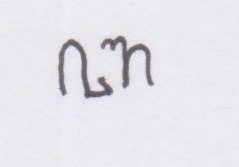
#> input picture data/data_original/Four_Data_Sources/ba/002798ad-631c-4f0c-b899-aa66fb5c2ac1.jpg, 239 x 167 px, found by its file name; its folder holds 3 pictures in this run; the run also reads 1 picture not shown here
$ jupyter execute --allow-errors final_project.ipynb
#> lines starting #> are read from the running program, lines starting #| are printed output that depends on the picture; after the words box and inside, x2 and y2 are one past the last pixel; in counts of white or black regions, pixels touching at a corner belong together
# Note
1. Melakukan percobaan build_models v4.0
2. Dilakukan pada hari Sabtu, 10 Agustus 2024
3. Tempat di Lab
4. Data menggunakan Dataset yang dari Roboflow
4. Meliputi Class: 20 Kelas Aksara Jawa:
- Ba, Ca, Da, Dha, Ga, Ha, Ja, Ka, La, Ma,
- Na, Nga, Nya, Pa, Ra, Sa, Ta, Tha, Wa, Ya

# Setup Environment

[cell 1]
# pip install tensorflow

[cell 2]
# pip install keras

[cell 3]
# pip install opencv-python

[cell 4]
# pip install imutils

[cell 5]
# pip install matplotlib

[cell 6]
# pip install seaborn

[cell 7]
# pip install scikit-learn

# Import Library

[cell 8]
# [20 lines of commented-out code are left out]

# Preprocessing

[cell 9]
import os
import pandas as pd
import cv2

def convert_to_png(image_path, output_path):
    # Read the image using OpenCV
    image = cv2.imread(image_path)
    # Create the output directory if it doesn't exist
    os.makedirs(os.path.dirname(output_path), exist_ok=True)
    # Save the image as PNG
    cv2.imwrite(output_path, image)

def get_last_n_parts(path, n):
    return os.path.join(*path.split(os.sep)[-n:])

def create_labels_csv(data_collection, output_csv, path_output):
    # Check if the CSV file already exists
    if os.path.exists(output_csv):
        print(f'Label CSV already exists at: {output_csv}')
        return  # Exit the function if the file already exists
    # List to store image file paths and their corresponding labels and dimensions
    data = []
    # Traverse the dataset directory
    for root, dirs, files in os.walk(data_collection):
        for file in files:
            if file.endswith(('.jpg', '.jpeg', '.png')):
                # Get the class label from the subdirectory name
                label = os.path.basename(root)
                # Get the full file path
                file_path = os.path.join(root, file)

                # Create a new file path for the PNG image
                relative_path = os.path.relpath(file_path, data_collection)
                png_file_path = os.path.join(path_output, os.path.splitext(relative_path)[0] + '.png')

                # Convert the image to PNG
                convert_to_png(file_path, png_file_path)

                # Get image dimensions
                img = cv2.imread(file_path)
                height, width, _ = img.shape

                # Get only the last 3 parts of the path for CSV
                csv_path = get_last_n_parts(png_file_path, 2)

                # Append to the data list including dimensions
                data.append([csv_path, width, height, label])
#> pass 2 of the loop in create_labels_csv, `for root, dirs, files in os.walk(data_collection):`:
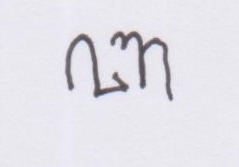
#> input picture data/data_original/Four_Data_Sources/ba/319092a5-940e-44c2-b1c1-2f87cf5be1a5.jpg, 239 x 167 px
#> in convert_to_png, image is the input picture: shape (167, 239, 3); mean B, G, R 232.5, 225.6, 227.1
#> pass 3 of the loop in create_labels_csv, `for root, dirs, files in os.walk(data_collection):`:
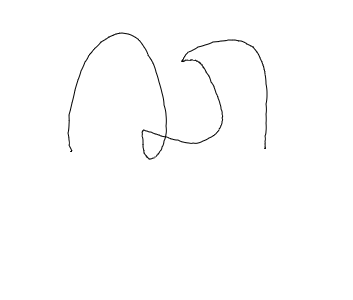
#> input picture data/data_original/Four_Data_Sources/ca/4693362338961252252_base64_12.png, 353 x 300 px
#> in convert_to_png, image is the input picture: shape (300, 353, 3); min 0, max 255, mean 253.3
#> pass 2 of the loop `for category in aksara_categories:`:
#> pass 3 of the loop `for category in aksara_categories:`:

    # Create a DataFrame from the data list
    df = pd.DataFrame(data, columns=['file_path', 'width', 'height', 'label'])

    # Save the DataFrame to a CSV file
    df.to_csv(output_csv, index=False)
    print(f'Labels CSV file created at: {output_csv}')

# Define the paths for the two datasets and their respective output directories
data_collection = "C:\\Users\\wawn1\\projects_skripsi\\data\\data_original\\Four_Data_Sources\\"
output_csv = "C:\\Users\\wawn1\\projects_skripsi\\data\\data_preprocessing\\dataset\\labels.csv"
path_output = "C:\\Users\\wawn1\\projects_skripsi\\data\\data_preprocessing\\dataset\\"

# Process the dataset
create_labels_csv(data_collection, output_csv, path_output)

[cell 10]
import pandas as pd

# Path main
PATH_MAIN = path_output
file = PATH_MAIN + "labels.csv"
df = pd.read_csv(file)
df.head()

[cell 11]
import matplotlib.pyplot as plt
import os

# Define an empty list
file_counts = []
aksara_categories = ['ba', 'ca', 'da', 'dha', 'ga', 'ha', 'ja', 'ka', 'la', 'ma', 'na',
                     'nga', 'nya', 'pa', 'ra', 'sa', 'ta', 'tha', 'wa', 'ya']

def countFile(link):
    path = link
    num_files = len([f for f in os.listdir(path) if os.path.isfile(os.path.join(path, f))])
    file_counts.append(num_files)
    print(f"Jumlah File {link} is ", num_files)

# Define the input path
base_path = PATH_MAIN

# Count files for each category
#> (the rest of this cell did not finish here and is left out)

[cell 12]
import os
import cv2
import numpy as np
from tensorflow.keras.utils import to_categorical
import matplotlib.pyplot as plt

# Define the input path and aksaraJowo
INPUT_PATH = PATH_MAIN
AKSARA = aksara_categories

# Define the target image size
IMAGE_SIZE = (96, 96)
INPUT_SHAPE = (96, 96, 1)

def apply_custom_preprocessing(image):
    # Apply Gaussian Blur
    ApplyGaussian = cv2.GaussianBlur(image, (15, 15), 0.1) # Unblur
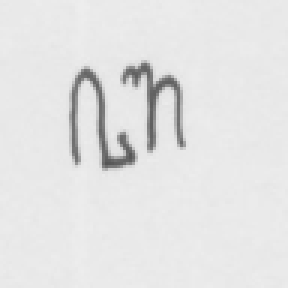
#> ApplyGaussian: shape (96, 96) (shown 3 times larger); min 85, max 237, mean 227.6
    # Apply laplacian filter
    kernel = np.array([[-1, -1, -1], [-1, 9, -1], [-1, -1, -1]])
    img = cv2.filter2D(ApplyGaussian, -1, kernel)
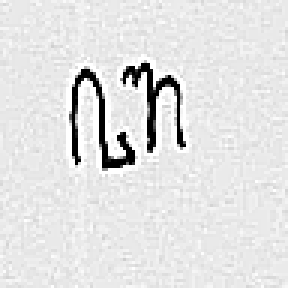
#> img: shape (96, 96) (shown 3 times larger); min 0, max 255, mean 225.8
    # Remove noise using median filter
    img = cv2.medianBlur(img, 1)
    # Apply Otsu's thresholding
    thresh = 0
    maxValue = 255

    th, img = cv2.threshold(img, thresh, maxValue, cv2.THRESH_BINARY_INV + cv2.THRESH_OTSU)
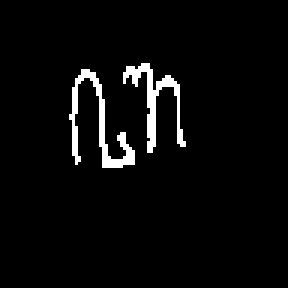
#> img: shape (96, 96) (shown 3 times larger); 3.7% white in thin lines or dots, all inside (x1, y1, x2, y2) = (23, 21, 62, 56)
#> th = 119
    return img

def create_image_generator(input_path, aksaraJowo, image_size):
    for index, jowo in enumerate(aksaraJowo):
        aksara_path = os.path.join(input_path, jowo)

        for filename in os.listdir(aksara_path):
            image_path = os.path.join(aksara_path, filename)
            original_image = cv2.cvtColor(cv2.imread(image_path), cv2.COLOR_BGR2RGB)  # Baca dan ubah warna asli
            original_image_resized = cv2.resize(original_image, image_size, interpolation=cv2.INTER_AREA)  # Resize gambar asli
            grayscale_image = cv2.imread(image_path, cv2.IMREAD_GRAYSCALE)  # Baca gambar sebagai grayscale
            grayscale_image_resized = cv2.resize(grayscale_image, image_size, interpolation=cv2.INTER_AREA)  # Resize gambar grayscale
            image_filtered = apply_custom_preprocessing(grayscale_image_resized)

            yield original_image_resized, grayscale_image_resized, image_filtered, index

# tranform list to numpy array
def load_images(input_path, aksaraJowo, image_size):
    X_original, X_grayscale, X_filtered, y_label = [], [], [], []

    for original_image, grayscale_image, image_filtered, label in create_image_generator(input_path, aksaraJowo, image_size):
#> in apply_custom_preprocessing (call 2), `ApplyGaussian = cv2.GaussianBlur(image, (15, 15), 0.1)`:
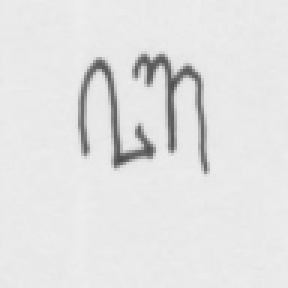
#> ApplyGaussian: shape (96, 96) (shown 3 times larger); min 77, max 238, mean 226.9
#> in apply_custom_preprocessing (call 2), `img = cv2.filter2D(ApplyGaussian, -1, kernel)`:
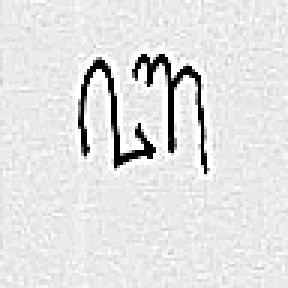
#> img: shape (96, 96) (shown 3 times larger); min 0, max 255, mean 225.6
#> in apply_custom_preprocessing (call 2), `th, img = cv2.threshold(img, thresh, maxValue, cv2.THRESH_BINARY_INV +..`:
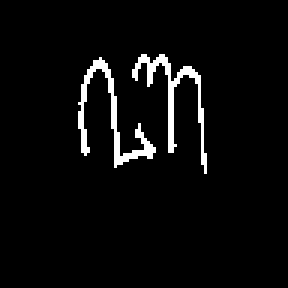
#> img: shape (96, 96) (shown 3 times larger); 4% white in thin lines or dots, all inside (x1, y1, x2, y2) = (26, 18, 69, 58)
#> in apply_custom_preprocessing (call 2), `th, img = cv2.threshold(img, thresh, maxValue, cv2.THRESH_BINARY_INV +..`: th = 122
        X_original.append(original_image)
        X_grayscale.append(grayscale_image)
        X_filtered.append(image_filtered)
        y_label.append(label)
#> pass 2 of the loop in load_images, `for original_image, grayscale_image, image_filtered, label in create_i..`:
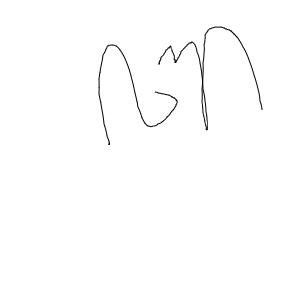
#> input picture data/data_original/Four_Data_Sources/ba/4694013554511662186_base64_45.png, 306 x 300 px, found by its file name
#> in apply_custom_preprocessing (call 3), `th, img = cv2.threshold(img, thresh, maxValue, cv2.THRESH_BINARY_INV +..`:
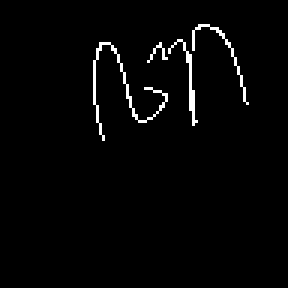
#> img: shape (96, 96) (shown 3 times larger); 2% white in thin lines or dots, all inside (x1, y1, x2, y2) = (31, 8, 83, 47)
#> th = 130
#> pass 3 of the loop in load_images, `for original_image, grayscale_image, image_filtered, label in create_i..`:
#> in apply_custom_preprocessing (call 4), `ApplyGaussian = cv2.GaussianBlur(image, (15, 15), 0.1)`:
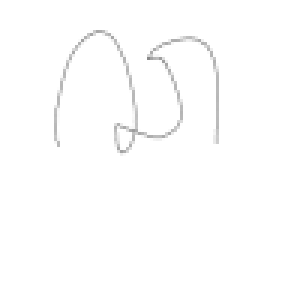
#> ApplyGaussian: shape (96, 96) (shown 3 times larger); min 137, max 255, mean 253.3
#> in apply_custom_preprocessing (call 4), `th, img = cv2.threshold(img, thresh, maxValue, cv2.THRESH_BINARY_INV +..`:
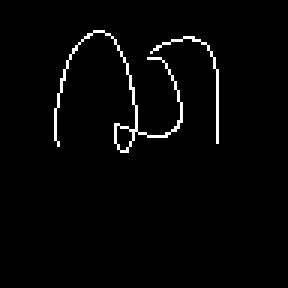
#> img: shape (96, 96) (shown 3 times larger); 2.2% white in thin lines or dots, all inside (x1, y1, x2, y2) = (18, 10, 73, 51)
#> th = 128
#> the loop made 4 passes; the first 3 are shown

    X_original = np.array(X_original)
    X_grayscale = np.array(X_grayscale)
    X_filtered = np.array(X_filtered)
    y_label = to_categorical(np.array(y_label))

    return X_original, X_grayscale, X_filtered, y_label

# Load images with custom preprocessing applied
#> (the rest of this cell did not finish here and is left out)

[cell 13]
# Select one image to display
index_to_display = 100
#> index_to_display = 100

# Display the original image, grayscale image, and filtered image
#> (the rest of this cell did not finish here and is left out)
